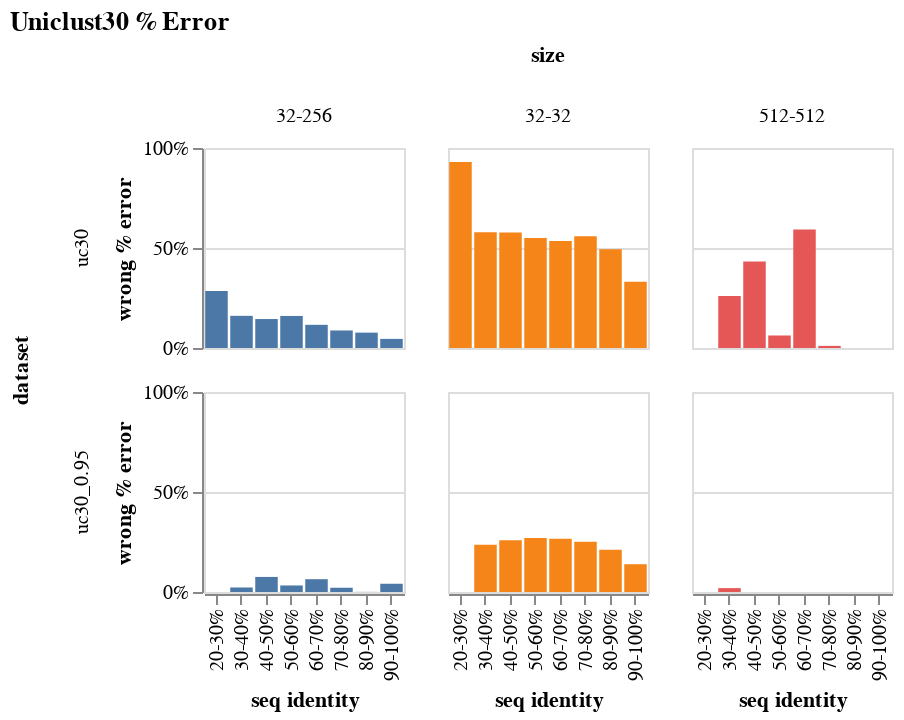

The notebook cell saved with this chart:
### Code cell
c = alt.Chart(data, title = "Uniclust30 % Error").mark_bar().encode(
    x = "seq identity",
    y = alt.Y("wrong % error", axis = alt.Axis(format = "%")),
    column = "size",
    row = "dataset",
    color = alt.Color("size", legend = None)
).properties(
    width = 100,
    height = 100
)
save(c, "uniclust30_percent_error.pdf")
c

### Figure 1 — Vega-Lite specification as saved in the notebook (floating-point values rounded to 4 significant figures)
{"config": {"view": {"continuousWidth": 400, "continuousHeight": 300}}, "data": {"name": "data-e63ed052b2663473c125f29798f767ee"}, "mark": "bar", "encoding": {"color": {"type": "nominal", "field": "size", "legend": null}, "column": {"type": "nominal", "field": "size"}, "row": {"type": "nominal", "field": "dataset"}, "x": {"type": "nominal", "field": "seq identity"}, "y": {"type": "quantitative", "axis": {"format": "%"}, "field": "wrong % error"}}, "height": 100, "title": "Uniclust30 % Error", "width": 100, "$schema": "https://vega.github.io/schema/vega-lite/v4.8.1.json", "datasets": {"data-e63ed052b2663473c125f29798f767ee": [{"dataset": "uc30_0.95", "size": "32-32", "seq identity": "0-10%", "count": 0, "wrong": 0, "wrong % error": null, "% wrong": null}, {"dataset": "uc30_0.95", "size": "32-32", "seq identity": "10-20%", "count": 0, "wrong": 0, "wrong % error": null, "% wrong": null}, {"dataset": "uc30_0.95", "size": "32-32", "seq identity": "20-30%", "count": 14, "wrong": 0, "wrong % error": null, "% wrong": 0.0}, {"dataset": "uc30_0.95", "size": "32-32", "seq identity": "30-40%", "count": 873, "wrong": 48, "wrong % error": 0.2364, "% wrong": 0.05498}, {"dataset": "uc30_0.95", "size": "32-32", "seq identity": "40-50%", "count": 1166, "wrong": 72, "wrong % error": 0.2589, "% wrong": 0.06175}, {"dataset": "uc30_0.95", "size": "32-32", "seq identity": "50-60%", "count": 951, "wrong": 38, "wrong % error": 0.2699, "% wrong": 0.03996}, {"dataset": "uc30_0.95", "size": "32-32", "seq identity": "60-70%", "count": 923, "wrong": 29, "wrong % error": 0.266, "% wrong": 0.03142}, {"dataset": "uc30_0.95", "size": "32-32", "seq identity": "70-80%", "count": 789, "wrong": 21, "wrong % error": 0.2508, "% wrong": 0.02662}, {"dataset": "uc30_0.95", "size": "32-32", "seq identity": "80-90%", "count": 747, "wrong": 10, "wrong % error": 0.2109, "% wrong": 0.01339}, {"dataset": "uc30_0.95", "size": "32-32", "seq identity": "90-100%", "count": 1537, "wrong": 20, "wrong % error": 0.139, "% wrong": 0.01301}, {"dataset": "uc30_0.95", "size": "32-256", "seq identity": "0-10%", "count": 0, "wrong": 0, "wrong % error": null, "% wrong": null}, {"dataset": "uc30_0.95", "size": "32-256", "seq identity": "10-20%", "count": 0, "wrong": 0, "wrong % error": null, "% wrong": null}, {"dataset": "uc30_0.95", "size": "32-256", "seq identity": "20-30%", "count": 14, "wrong": 0, "wrong % error": null, "% wrong": 0.0}, {"dataset": "uc30_0.95", "size": "32-256", "seq identity": "30-40%", "count": 873, "wrong": 6, "wrong % error": 0.02263, "% wrong": 0.006873}, {"dataset": "uc30_0.95", "size": "32-256", "seq identity": "40-50%", "count": 1166, "wrong": 8, "wrong % error": 0.07535, "% wrong": 0.006861}, {"dataset": "uc30_0.95", "size": "32-256", "seq identity": "50-60%", "count": 951, "wrong": 4, "wrong % error": 0.03272, "% wrong": 0.004206}, {"dataset": "uc30_0.95", "size": "32-256", "seq identity": "60-70%", "count": 923, "wrong": 4, "wrong % error": 0.06402, "% wrong": 0.004334}, {"dataset": "uc30_0.95", "size": "32-256", "seq identity": "70-80%", "count": 789, "wrong": 5, "wrong % error": 0.02126, "% wrong": 0.006337}, {"dataset": "uc30_0.95", "size": "32-256", "seq identity": "80-90%", "count": 747, "wrong": 1, "wrong % error": 0.0006338, "% wrong": 0.001339}, {"dataset": "uc30_0.95", "size": "32-256", "seq identity": "90-100%", "count": 1537, "wrong": 6, "wrong % error": 0.04126, "% wrong": 0.003904}, {"dataset": "uc30_0.95", "size": "512-512", "seq identity": "0-10%", "count": 0, "wrong": 0, "wrong % error": null, "% wrong": null}, {"dataset": "uc30_0.95", "size": "512-512", "seq identity": "10-20%", "count": 0, "wrong": 0, "wrong % error": null, "% wrong": null}, {"dataset": "uc30_0.95", "size": "512-512", "seq identity": "20-30%", "count": 14, "wrong": 0, "wrong % error": null, "% wrong": 0.0}, {"dataset": "uc30_0.95", "size": "512-512", "seq identity": "30-40%", "count": 873, "wrong": 1, "wrong % error": 0.0194, "% wrong": 0.001145}, {"dataset": "uc30_0.95", "size": "512-512", "seq identity": "40-50%", "count": 1166, "wrong": 0, "wrong % error": null, "% wrong": 0.0}, {"dataset": "uc30_0.95", "size": "512-512", "seq identity": "50-60%", "count": 951, "wrong": 0, "wrong % error": null, "% wrong": 0.0}, {"dataset": "uc30_0.95", "size": "512-512", "seq identity": "60-70%", "count": 923, "wrong": 0, "wrong % error": null, "% wrong": 0.0}, {"dataset": "uc30_0.95", "size": "512-512", "seq identity": "70-80%", "count": 789, "wrong": 0, "wrong % error": null, "% wrong": 0.0}, {"dataset": "uc30_0.95", "size": "512-512", "seq identity": "80-90%", "count": 747, "wrong": 0, "wrong % error": null, "% wrong": 0.0}, {"dataset": "uc30_0.95", "size": "512-512", "seq identity": "90-100%", "count": 1537, "wrong": 0, "wrong % error": null, "% wrong": 0.0}, {"dataset": "uc30", "size": "32-32", "seq identity": "0-10%", "count": 0, "wrong": 0, "wrong % error": null, "% wrong": null}, {"dataset": "uc30", "size": "32-32", "seq identity": "10-20%", "count": 0, "wrong": 0, "wrong % error": null, "% wrong": null}, {"dataset": "uc30", "size": "32-32", "seq identity": "20-30%", "count": 192, "wrong": 82, "wrong % error": 0.9296, "% wrong": 0.4271}, {"dataset": "uc30", "size": "32-32", "seq identity": "30-40%", "count": 1170, "wrong": 292, "wrong % error": 0.5784, "% wrong": 0.2496}, {"dataset": "uc30", "size": "32-32", "seq identity": "40-50%", "count": 1182, "wrong": 277, "wrong % error": 0.5775, "% wrong": 0.2343}, {"dataset": "uc30", "size": "32-32", "seq identity": "50-60%", "count": 1160, "wrong": 231, "wrong % error": 0.5505, "% wrong": 0.1991}, {"dataset": "uc30", "size": "32-32", "seq identity": "60-70%", "count": 1044, "wrong": 198, "wrong % error": 0.5351, "% wrong": 0.1897}, {"dataset": "uc30", "size": "32-32", "seq identity": "70-80%", "count": 847, "wrong": 106, "wrong % error": 0.5582, "% wrong": 0.1251}, {"dataset": "uc30", "size": "32-32", "seq identity": "80-90%", "count": 694, "wrong": 89, "wrong % error": 0.4932, "% wrong": 0.1282}, {"dataset": "uc30", "size": "32-32", "seq identity": "90-100%", "count": 711, "wrong": 19, "wrong % error": 0.3312, "% wrong": 0.02672}, {"dataset": "uc30", "size": "32-256", "seq identity": "0-10%", "count": 0, "wrong": 0, "wrong % error": null, "% wrong": null}, {"dataset": "uc30", "size": "32-256", "seq identity": "10-20%", "count": 0, "wrong": 0, "wrong % error": null, "% wrong": null}, {"dataset": "uc30", "size": "32-256", "seq identity": "20-30%", "count": 192, "wrong": 10, "wrong % error": 0.285, "% wrong": 0.05208}, {"dataset": "uc30", "size": "32-256", "seq identity": "30-40%", "count": 1170, "wrong": 34, "wrong % error": 0.1609, "% wrong": 0.02906}, {"dataset": "uc30", "size": "32-256", "seq identity": "40-50%", "count": 1182, "wrong": 33, "wrong % error": 0.1449, "% wrong": 0.02792}, {"dataset": "uc30", "size": "32-256", "seq identity": "50-60%", "count": 1160, "wrong": 33, "wrong % error": 0.1602, "% wrong": 0.02845}, {"dataset": "uc30", "size": "32-256", "seq identity": "60-70%", "count": 1044, "wrong": 31, "wrong % error": 0.1159, "% wrong": 0.02969}, {"dataset": "uc30", "size": "32-256", "seq identity": "70-80%", "count": 847, "wrong": 13, "wrong % error": 0.08762, "% wrong": 0.01535}, {"dataset": "uc30", "size": "32-256", "seq identity": "80-90%", "count": 694, "wrong": 20, "wrong % error": 0.07686, "% wrong": 0.02882}, {"dataset": "uc30", "size": "32-256", "seq identity": "90-100%", "count": 711, "wrong": 8, "wrong % error": 0.04555, "% wrong": 0.01125}, {"dataset": "uc30", "size": "512-512", "seq identity": "0-10%", "count": 0, "wrong": 0, "wrong % error": null, "% wrong": null}, {"dataset": "uc30", "size": "512-512", "seq identity": "10-20%", "count": 0, "wrong": 0, "wrong % error": null, "% wrong": null}, {"dataset": "uc30", "size": "512-512", "seq identity": "20-30%", "count": 192, "wrong": 0, "wrong % error": null, "% wrong": 0.0}, {"dataset": "uc30", "size": "512-512", "seq identity": "30-40%", "count": 1170, "wrong": 3, "wrong % error": 0.2599, "% wrong": 0.002564}, {"dataset": "uc30", "size": "512-512", "seq identity": "40-50%", "count": 1182, "wrong": 1, "wrong % error": 0.4331, "% wrong": 0.000846}, {"dataset": "uc30", "size": "512-512", "seq identity": "50-60%", "count": 1160, "wrong": 1, "wrong % error": 0.06262, "% wrong": 0.0008621}, {"dataset": "uc30", "size": "512-512", "seq identity": "60-70%", "count": 1044, "wrong": 1, "wrong % error": 0.593, "% wrong": 0.0009579}, {"dataset": "uc30", "size": "512-512", "seq identity": "70-80%", "count": 847, "wrong": 1, "wrong % error": 0.01056, "% wrong": 0.001181}, {"dataset": "uc30", "size": "512-512", "seq identity": "80-90%", "count": 694, "wrong": 0, "wrong % error": null, "% wrong": 0.0}, {"dataset": "uc30", "size": "512-512", "seq identity": "90-100%", "count": 711, "wrong": 0, "wrong % error": null, "% wrong": 0.0}]}}
